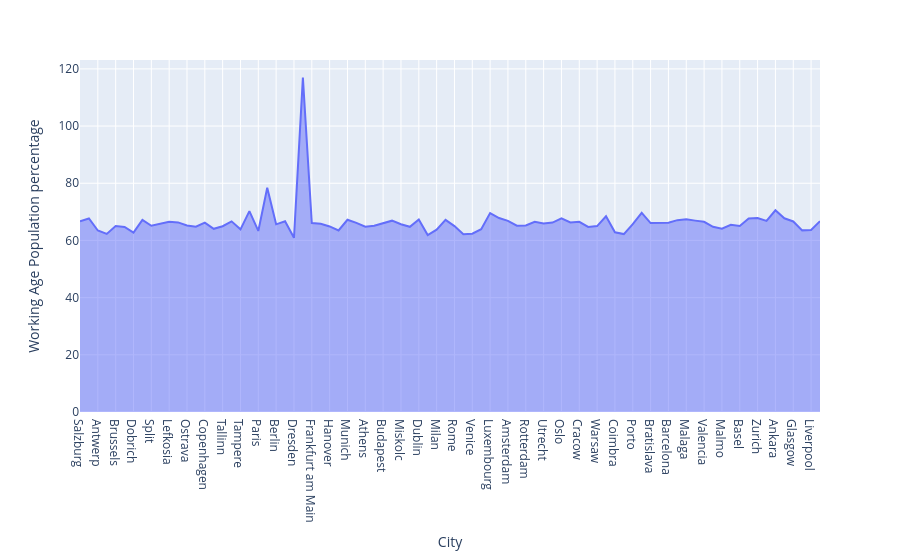

Source (notebook cell):
### Code cell
fig = px.area(data_frame=data_copy, x='City', y='Working Age Population percentage')
fig.show()

### Figure 1 — Plotly figure (JSON) as saved in the notebook; plotly's stock layout.template omitted (floating-point values rounded to 4 significant figures)
{"data": [{"fillpattern": {"shape": ""}, "hovertemplate": "City=%{x}<br>Working Age Population percentage=%{y}<extra></extra>", "legendgroup": "", "line": {"color": "#636efa"}, "marker": {"symbol": "circle"}, "mode": "lines", "name": "", "orientation": "v", "showlegend": false, "stackgroup": "1", "type": "scatter", "x": ["Salzburg", "Vienna", "Antwerp", "Bruges", "Brussels", "Gent", "Dobrich", "Sofia", "Split", "Zagreb", "Lefkosia", "Lemesos", "Ostrava", "Prague", "Copenhagen", "Odense", "Tallinn", "Helsinki", "Tampere", "Lyon", "Paris", "Toulouse", "Berlin", "Cologne", "Dresden", "Dusseldorf", "Frankfurt am Main", "Hamburg", "Hanover", "Leipzig", "Munich", "Stuttgart", "Athens", "Thessaloniki", "Budapest", "Debrecen", "Miskolc", "Cork", "Dublin", "Florence", "Milan", "Naples", "Rome", "Turin", "Venice", "Riga", "Luxembourg", "Malta", "Amsterdam", "Eindhoven", "Rotterdam", "The Hague", "Utrecht", "Bergen", "Oslo", "Stavanger", "Cracow", "Lodz", "Warsaw", "Braga", "Coimbra", "Lisbon", "Porto", "Giroc", "Bratislava", "Ljubljana", "Barcelona", "Madrid", "Malaga", "Seville", "Valencia", "Gothenburg", "Malmo", "Stockholm", "Basel", "Geneva", "Zurich", "Adana", "Ankara", "Edinburgh", "Glasgow", "Leeds", "Liverpool", "London"], "xaxis": "x", "y": [66.71, 67.67, 63.47, 62.29, 65.08, 64.7, 62.74, 67.19, 65.13, 65.77, 66.5, 66.32, 65.26, 64.8, 66.24, 64.06, 64.98, 66.67, 63.88, 70.25, 63.32, 78.45, 65.63, 66.68, 60.91, 117.0, 66.09, 65.82, 64.9, 63.49, 67.24, 66.14, 64.79, 65.16, 66.07, 66.92, 65.69, 64.77, 67.33, 61.87, 63.78, 67.18, 65.02, 62.16, 62.35, 63.92, 69.55, 67.82, 66.86, 65.14, 65.22, 66.52, 65.9, 66.25, 67.72, 66.27, 66.53, 64.74, 65.01, 68.47, 62.84, 62.22, 65.68, 69.62, 66.08, 66.17, 66.16, 67.09, 67.38, 66.93, 66.52, 64.77, 64.13, 65.45, 65.08, 67.69, 67.83, 66.84, 70.56, 67.76, 66.65, 63.53, 63.66, 66.75], "yaxis": "y"}], "layout": {"legend": {"tracegroupgap": 0}, "margin": {"t": 60}, "xaxis": {"anchor": "y", "domain": [0, 1], "title": {"text": "City"}}, "yaxis": {"anchor": "x", "domain": [0, 1], "title": {"text": "Working Age Population percentage"}}}}
